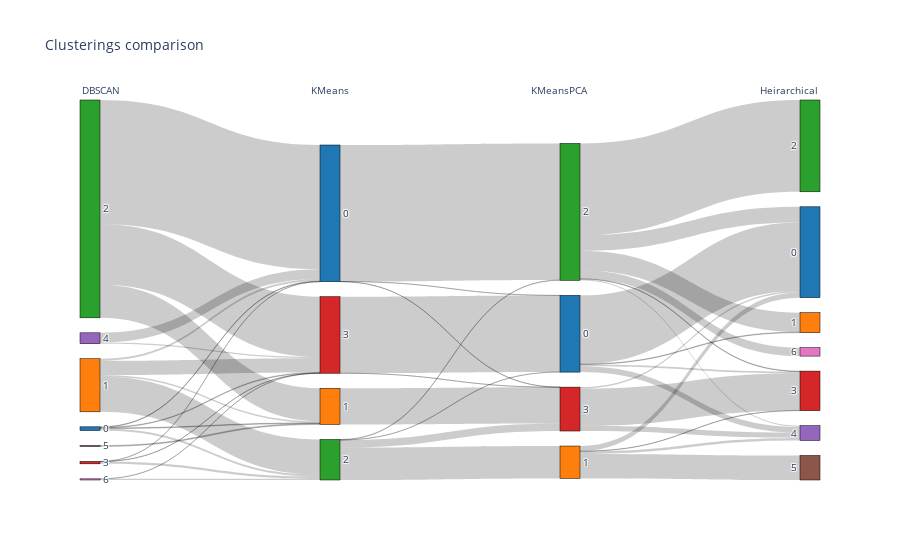

Notebook code for this chart:
### Markdown cell above
We visualize the clustering results using a sankey diagram:

### Code cell
sankey_plot(
    [clusters_df['clusterDBSCAN'], clusters_df['clusterKMeans'], clusters_df['clusterKMeansPCA'], clusters_df['clusterHierarchical']],
    labels_titles=['DBSCAN', 'KMeans', 'KMeansPCA', 'Heirarchical'],
    title='Clusterings comparison'
)

### Figure 1 — Plotly figure (JSON) as saved in the notebook; plotly's stock layout.template omitted (floating-point values rounded to 4 significant figures)
{"data": [{"link": {"source": [0, 0, 0, 0, 1, 1, 1, 1, 2, 2, 2, 3, 3, 3, 4, 4, 5, 6, 6, 7, 7, 7, 8, 9, 9, 9, 9, 10, 10, 11, 11, 11, 11, 12, 12, 12, 12, 13, 13, 13, 13, 13, 13, 14, 14, 14], "target": [7, 8, 9, 10, 7, 8, 9, 10, 7, 8, 10, 7, 9, 10, 7, 10, 8, 9, 10, 11, 13, 14, 14, 11, 12, 13, 14, 11, 14, 15, 16, 18, 19, 15, 18, 19, 20, 15, 16, 17, 18, 19, 21, 15, 18, 19], "value": [24, 32, 87, 25, 91, 68, 1609, 654, 5673, 1511, 2754, 2, 101, 7, 446, 52, 42, 52, 1, 4, 6228, 4, 1653, 6, 1478, 20, 345, 3492, 1, 3128, 26, 81, 267, 230, 12, 117, 1119, 711, 889, 4188, 21, 56, 383, 76, 1692, 235]}, "node": {"color": ["#1f77b4", "#ff7f0e", "#2ca02c", "#d62728", "#9467bd", "#8c564b", "#e377c2", "#1f77b4", "#ff7f0e", "#2ca02c", "#d62728", "#1f77b4", "#ff7f0e", "#2ca02c", "#d62728", "#1f77b4", "#ff7f0e", "#2ca02c", "#d62728", "#9467bd", "#8c564b", "#e377c2"], "label": ["0", "1", "2", "3", "4", "5", "6", "0", "1", "2", "3", "0", "1", "2", "3", "0", "1", "2", "3", "4", "5", "6"], "line": {"color": "black", "width": 0.5}, "pad": 15, "thickness": 20}, "type": "sankey"}], "layout": {"annotations": [{"showarrow": false, "text": "DBSCAN", "x": 0, "xref": "x", "y": 1.05, "yref": "paper"}, {"showarrow": false, "text": "KMeans", "x": 1, "xref": "x", "y": 1.05, "yref": "paper"}, {"showarrow": false, "text": "KMeansPCA", "x": 2, "xref": "x", "y": 1.05, "yref": "paper"}, {"showarrow": false, "text": "Heirarchical", "x": 3, "xref": "x", "y": 1.05, "yref": "paper"}], "font": {"size": 10}, "plot_bgcolor": "rgba(0,0,0,0)", "title": {"text": "Clusterings comparison"}, "xaxis": {"showgrid": false, "visible": false, "zeroline": false}, "yaxis": {"showgrid": false, "visible": false, "zeroline": false}}}
